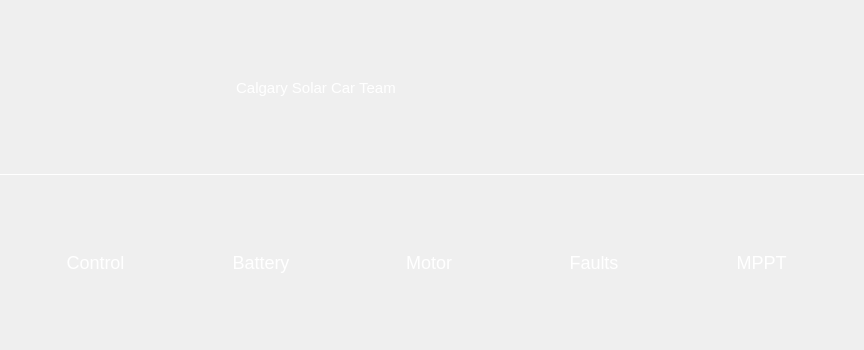
<?xml version="1.0" encoding="UTF-8"?>
<ui version="4.0">
 <class>TabUi</class>
 <widget class="QWidget" name="TabUi">
  <property name="geometry">
   <rect>
    <x>0</x>
    <y>0</y>
    <width>864</width>
    <height>350</height>
   </rect>
  </property>
  <property name="sizePolicy">
   <sizepolicy hsizetype="Preferred" vsizetype="Preferred">
    <horstretch>0</horstretch>
    <verstretch>0</verstretch>
   </sizepolicy>
  </property>
  <property name="windowTitle">
   <string>Form</string>
  </property>
  <property name="styleSheet">
   <string notr="true"/>
  </property>
  <layout class="QVBoxLayout" name="verticalLayout_2">
   <property name="spacing">
    <number>0</number>
   </property>
   <property name="leftMargin">
    <number>0</number>
   </property>
   <property name="topMargin">
    <number>0</number>
   </property>
   <property name="rightMargin">
    <number>0</number>
   </property>
   <property name="bottomMargin">
    <number>0</number>
   </property>
   <item>
    <widget class="QWidget" name="" native="true">
     <property name="sizePolicy">
      <sizepolicy hsizetype="Preferred" vsizetype="Minimum">
       <horstretch>0</horstretch>
       <verstretch>0</verstretch>
      </sizepolicy>
     </property>
     <property name="minimumSize">
      <size>
       <width>0</width>
       <height>40</height>
      </size>
     </property>
     <property name="styleSheet">
      <string notr="true">QWidget{

color: rgb(255,255,255);
background-color: qlineargradient(x1: 0, y1: 0, x2: 0, y2: 1,
                                      stop: 0 rgb(100,100,100), stop: 1 black);

QWidget::move(40, 2);
border-bottom: 1px solid white;
}</string>
     </property>
     <layout class="QHBoxLayout" name="horizontalLayout_3">
      <property name="spacing">
       <number>0</number>
      </property>
      <property name="leftMargin">
       <number>15</number>
      </property>
      <property name="topMargin">
       <number>0</number>
      </property>
      <property name="rightMargin">
       <number>20</number>
      </property>
      <property name="bottomMargin">
       <number>0</number>
      </property>
      <item>
       <widget class="QPushButton" name="homepageButton">
        <property name="sizePolicy">
         <sizepolicy hsizetype="Fixed" vsizetype="Minimum">
          <horstretch>0</horstretch>
          <verstretch>0</verstretch>
         </sizepolicy>
        </property>
        <property name="minimumSize">
         <size>
          <width>0</width>
          <height>30</height>
         </size>
        </property>
        <property name="maximumSize">
         <size>
          <width>30</width>
          <height>16777215</height>
         </size>
        </property>
        <property name="autoFillBackground">
         <bool>false</bool>
        </property>
        <property name="styleSheet">
         <string notr="true">QPushButton{
color: rgb(255,255,255);
background-color: qlineargradient(x1: 0, y1: 0, x2: 0, y2: 1,
                                      stop: 0 rgb(100,100,100), stop: 1 black);
image: url(:/Resources/HomeIcon.png);

font-size: 18px;

border:grey;
border-bottom: 1px solid white;
}
QPushButton:hover{
color: rgb(255,255,255);
background-color: qlineargradient(x1: 0, y1: 0, x2: 0, y2: 1,
                                      stop: 0 rgb(160,160,160), stop: 1 rgb(120,120,120));
border-bottom: 1px solid white;

}
QPushButton:pressed{
color: rgb(255,255,255);
background-color: qlineargradient(x1: 0, y1: 0, x2: 0, y2: 1,
                                      stop: 0 rgb(120,120,120), stop: 1 rgb(80,80,80));
border-bottom: 1px solid white;
}</string>
        </property>
        <property name="text">
         <string/>
        </property>
        <property name="iconSize">
         <size>
          <width>32</width>
          <height>32</height>
         </size>
        </property>
       </widget>
      </item>
      <item>
       <widget class="QWidget" name="" native="true">
        <property name="styleSheet">
         <string notr="true">QWidget{
color: rgb(255,255,255);
background-color: qlineargradient(x1: 0, y1: 0, x2: 0, y2: 1,
                                      stop: 0 rgb(100,100,100), stop: 1 black);

QWidget::move(40, 2);
border-bottom: 1px solid white;
}</string>
        </property>
        <layout class="QHBoxLayout" name="horizontalLayout_5">
         <property name="spacing">
          <number>0</number>
         </property>
         <property name="leftMargin">
          <number>180</number>
         </property>
         <property name="topMargin">
          <number>0</number>
         </property>
         <property name="rightMargin">
          <number>0</number>
         </property>
         <property name="bottomMargin">
          <number>0</number>
         </property>
         <item>
          <widget class="QLabel" name="solarCarTeamLogo">
           <property name="styleSheet">
            <string notr="true">QLabel{
color: rgb(255,255,255);
background-color: qlineargradient(x1: 0, y1: 0, x2: 0, y2: 1,
                                      stop: 0 rgb(100,100,100), stop: 1 black);

QWidget::move(40, 2);
border-bottom: 1px solid white;
}</string>
           </property>
           <property name="text">
            <string/>
           </property>
          </widget>
         </item>
         <item>
          <widget class="QLabel" name="calgarySolarCarTeam">
           <property name="enabled">
            <bool>true</bool>
           </property>
           <property name="sizePolicy">
            <sizepolicy hsizetype="Minimum" vsizetype="Preferred">
             <horstretch>0</horstretch>
             <verstretch>0</verstretch>
            </sizepolicy>
           </property>
           <property name="minimumSize">
            <size>
             <width>520</width>
             <height>0</height>
            </size>
           </property>
           <property name="maximumSize">
            <size>
             <width>1000</width>
             <height>16777215</height>
            </size>
           </property>
           <property name="font">
            <font>
             <pointsize>11</pointsize>
            </font>
           </property>
           <property name="styleSheet">
            <string notr="true">QLabel{
color: rgb(255,255,255);
background-color: qlineargradient(x1: 0, y1: 0, x2: 0, y2: 1,
                                      stop: 0 rgb(100,100,100), stop: 1 black);

QWidget::move(40, 2);
border-bottom: 1px solid white;
}
</string>
           </property>
           <property name="frameShape">
            <enum>QFrame::NoFrame</enum>
           </property>
           <property name="frameShadow">
            <enum>QFrame::Plain</enum>
           </property>
           <property name="text">
            <string> Calgary Solar Car Team</string>
           </property>
           <property name="alignment">
            <set>Qt::AlignJustify|Qt::AlignVCenter</set>
           </property>
           <property name="margin">
            <number>0</number>
           </property>
           <property name="indent">
            <number>-1</number>
           </property>
          </widget>
         </item>
        </layout>
       </widget>
      </item>
      <item>
       <widget class="QLabel" name="digitalClock">
        <property name="sizePolicy">
         <sizepolicy hsizetype="Preferred" vsizetype="Preferred">
          <horstretch>0</horstretch>
          <verstretch>0</verstretch>
         </sizepolicy>
        </property>
        <property name="minimumSize">
         <size>
          <width>0</width>
          <height>0</height>
         </size>
        </property>
        <property name="palette">
         <palette>
          <active>
           <colorrole role="WindowText">
            <brush brushstyle="SolidPattern">
             <color alpha="255">
              <red>255</red>
              <green>255</green>
              <blue>255</blue>
             </color>
            </brush>
           </colorrole>
           <colorrole role="Button">
            <brush brushstyle="LinearGradientPattern">
             <gradient startx="0.000000000000000" starty="0.000000000000000" endx="0.000000000000000" endy="1.000000000000000" type="LinearGradient" spread="PadSpread" coordinatemode="ObjectBoundingMode">
              <gradientstop position="0.000000000000000">
               <color alpha="255">
                <red>100</red>
                <green>100</green>
                <blue>100</blue>
               </color>
              </gradientstop>
              <gradientstop position="1.000000000000000">
               <color alpha="255">
                <red>0</red>
                <green>0</green>
                <blue>0</blue>
               </color>
              </gradientstop>
             </gradient>
            </brush>
           </colorrole>
           <colorrole role="Text">
            <brush brushstyle="SolidPattern">
             <color alpha="255">
              <red>255</red>
              <green>255</green>
              <blue>255</blue>
             </color>
            </brush>
           </colorrole>
           <colorrole role="ButtonText">
            <brush brushstyle="SolidPattern">
             <color alpha="255">
              <red>255</red>
              <green>255</green>
              <blue>255</blue>
             </color>
            </brush>
           </colorrole>
           <colorrole role="Base">
            <brush brushstyle="LinearGradientPattern">
             <gradient startx="0.000000000000000" starty="0.000000000000000" endx="0.000000000000000" endy="1.000000000000000" type="LinearGradient" spread="PadSpread" coordinatemode="ObjectBoundingMode">
              <gradientstop position="0.000000000000000">
               <color alpha="255">
                <red>100</red>
                <green>100</green>
                <blue>100</blue>
               </color>
              </gradientstop>
              <gradientstop position="1.000000000000000">
               <color alpha="255">
                <red>0</red>
                <green>0</green>
                <blue>0</blue>
               </color>
              </gradientstop>
             </gradient>
            </brush>
           </colorrole>
           <colorrole role="Window">
            <brush brushstyle="LinearGradientPattern">
             <gradient startx="0.000000000000000" starty="0.000000000000000" endx="0.000000000000000" endy="1.000000000000000" type="LinearGradient" spread="PadSpread" coordinatemode="ObjectBoundingMode">
              <gradientstop position="0.000000000000000">
               <color alpha="255">
                <red>100</red>
                <green>100</green>
                <blue>100</blue>
               </color>
              </gradientstop>
              <gradientstop position="1.000000000000000">
               <color alpha="255">
                <red>0</red>
                <green>0</green>
                <blue>0</blue>
               </color>
              </gradientstop>
             </gradient>
            </brush>
           </colorrole>
           <colorrole role="ToolTipText">
            <brush brushstyle="SolidPattern">
             <color alpha="255">
              <red>255</red>
              <green>255</green>
              <blue>255</blue>
             </color>
            </brush>
           </colorrole>
          </active>
          <inactive>
           <colorrole role="WindowText">
            <brush brushstyle="SolidPattern">
             <color alpha="255">
              <red>255</red>
              <green>255</green>
              <blue>255</blue>
             </color>
            </brush>
           </colorrole>
           <colorrole role="Button">
            <brush brushstyle="LinearGradientPattern">
             <gradient startx="0.000000000000000" starty="0.000000000000000" endx="0.000000000000000" endy="1.000000000000000" type="LinearGradient" spread="PadSpread" coordinatemode="ObjectBoundingMode">
              <gradientstop position="0.000000000000000">
               <color alpha="255">
                <red>100</red>
                <green>100</green>
                <blue>100</blue>
               </color>
              </gradientstop>
              <gradientstop position="1.000000000000000">
               <color alpha="255">
                <red>0</red>
                <green>0</green>
                <blue>0</blue>
               </color>
              </gradientstop>
             </gradient>
            </brush>
           </colorrole>
           <colorrole role="Text">
            <brush brushstyle="SolidPattern">
             <color alpha="255">
              <red>255</red>
              <green>255</green>
              <blue>255</blue>
             </color>
            </brush>
           </colorrole>
           <colorrole role="ButtonText">
            <brush brushstyle="SolidPattern">
             <color alpha="255">
              <red>255</red>
              <green>255</green>
              <blue>255</blue>
             </color>
            </brush>
           </colorrole>
           <colorrole role="Base">
            <brush brushstyle="LinearGradientPattern">
             <gradient startx="0.000000000000000" starty="0.000000000000000" endx="0.000000000000000" endy="1.000000000000000" type="LinearGradient" spread="PadSpread" coordinatemode="ObjectBoundingMode">
              <gradientstop position="0.000000000000000">
               <color alpha="255">
                <red>100</red>
                <green>100</green>
                <blue>100</blue>
               </color>
              </gradientstop>
              <gradientstop position="1.000000000000000">
               <color alpha="255">
                <red>0</red>
                <green>0</green>
                <blue>0</blue>
               </color>
              </gradientstop>
             </gradient>
            </brush>
           </colorrole>
           <colorrole role="Window">
            <brush brushstyle="LinearGradientPattern">
             <gradient startx="0.000000000000000" starty="0.000000000000000" endx="0.000000000000000" endy="1.000000000000000" type="LinearGradient" spread="PadSpread" coordinatemode="ObjectBoundingMode">
              <gradientstop position="0.000000000000000">
               <color alpha="255">
                <red>100</red>
                <green>100</green>
                <blue>100</blue>
               </color>
              </gradientstop>
              <gradientstop position="1.000000000000000">
               <color alpha="255">
                <red>0</red>
                <green>0</green>
                <blue>0</blue>
               </color>
              </gradientstop>
             </gradient>
            </brush>
           </colorrole>
           <colorrole role="ToolTipText">
            <brush brushstyle="SolidPattern">
             <color alpha="255">
              <red>255</red>
              <green>255</green>
              <blue>255</blue>
             </color>
            </brush>
           </colorrole>
          </inactive>
          <disabled>
           <colorrole role="WindowText">
            <brush brushstyle="SolidPattern">
             <color alpha="255">
              <red>255</red>
              <green>255</green>
              <blue>255</blue>
             </color>
            </brush>
           </colorrole>
           <colorrole role="Button">
            <brush brushstyle="LinearGradientPattern">
             <gradient startx="0.000000000000000" starty="0.000000000000000" endx="0.000000000000000" endy="1.000000000000000" type="LinearGradient" spread="PadSpread" coordinatemode="ObjectBoundingMode">
              <gradientstop position="0.000000000000000">
               <color alpha="255">
                <red>100</red>
                <green>100</green>
                <blue>100</blue>
               </color>
              </gradientstop>
              <gradientstop position="1.000000000000000">
               <color alpha="255">
                <red>0</red>
                <green>0</green>
                <blue>0</blue>
               </color>
              </gradientstop>
             </gradient>
            </brush>
           </colorrole>
           <colorrole role="Text">
            <brush brushstyle="SolidPattern">
             <color alpha="255">
              <red>255</red>
              <green>255</green>
              <blue>255</blue>
             </color>
            </brush>
           </colorrole>
           <colorrole role="ButtonText">
            <brush brushstyle="SolidPattern">
             <color alpha="255">
              <red>255</red>
              <green>255</green>
              <blue>255</blue>
             </color>
            </brush>
           </colorrole>
           <colorrole role="Base">
            <brush brushstyle="LinearGradientPattern">
             <gradient startx="0.000000000000000" starty="0.000000000000000" endx="0.000000000000000" endy="1.000000000000000" type="LinearGradient" spread="PadSpread" coordinatemode="ObjectBoundingMode">
              <gradientstop position="0.000000000000000">
               <color alpha="255">
                <red>100</red>
                <green>100</green>
                <blue>100</blue>
               </color>
              </gradientstop>
              <gradientstop position="1.000000000000000">
               <color alpha="255">
                <red>0</red>
                <green>0</green>
                <blue>0</blue>
               </color>
              </gradientstop>
             </gradient>
            </brush>
           </colorrole>
           <colorrole role="Window">
            <brush brushstyle="LinearGradientPattern">
             <gradient startx="0.000000000000000" starty="0.000000000000000" endx="0.000000000000000" endy="1.000000000000000" type="LinearGradient" spread="PadSpread" coordinatemode="ObjectBoundingMode">
              <gradientstop position="0.000000000000000">
               <color alpha="255">
                <red>100</red>
                <green>100</green>
                <blue>100</blue>
               </color>
              </gradientstop>
              <gradientstop position="1.000000000000000">
               <color alpha="255">
                <red>0</red>
                <green>0</green>
                <blue>0</blue>
               </color>
              </gradientstop>
             </gradient>
            </brush>
           </colorrole>
           <colorrole role="ToolTipText">
            <brush brushstyle="SolidPattern">
             <color alpha="255">
              <red>255</red>
              <green>255</green>
              <blue>255</blue>
             </color>
            </brush>
           </colorrole>
          </disabled>
         </palette>
        </property>
        <property name="font">
         <font>
          <pointsize>11</pointsize>
         </font>
        </property>
        <property name="styleSheet">
         <string notr="true">background-color: qlineargradient(x1: 0, y1: 0, x2: 0, y2: 1,
                                      stop: 0 rgb(100,100,100), stop: 1 black);
border-bottom: 1px solid white;


</string>
        </property>
        <property name="text">
         <string/>
        </property>
        <property name="alignment">
         <set>Qt::AlignCenter</set>
        </property>
       </widget>
      </item>
     </layout>
    </widget>
   </item>
   <item>
    <widget class="QWidget" name="widget" native="true">
     <property name="sizePolicy">
      <sizepolicy hsizetype="Minimum" vsizetype="Minimum">
       <horstretch>0</horstretch>
       <verstretch>0</verstretch>
      </sizepolicy>
     </property>
     <property name="minimumSize">
      <size>
       <width>500</width>
       <height>55</height>
      </size>
     </property>
     <layout class="QHBoxLayout" name="horizontalLayout_4">
      <property name="spacing">
       <number>0</number>
      </property>
      <property name="leftMargin">
       <number>0</number>
      </property>
      <property name="topMargin">
       <number>0</number>
      </property>
      <property name="rightMargin">
       <number>0</number>
      </property>
      <property name="bottomMargin">
       <number>0</number>
      </property>
      <item>
       <widget class="QPushButton" name="controlButton">
        <property name="sizePolicy">
         <sizepolicy hsizetype="Fixed" vsizetype="Minimum">
          <horstretch>0</horstretch>
          <verstretch>0</verstretch>
         </sizepolicy>
        </property>
        <property name="minimumSize">
         <size>
          <width>135</width>
          <height>40</height>
         </size>
        </property>
        <property name="maximumSize">
         <size>
          <width>110</width>
          <height>16777215</height>
         </size>
        </property>
        <property name="styleSheet">
         <string notr="true">QPushButton{

color: rgb(255,255,255);

background-color: qlineargradient(x1: 0, y1: 0, x2: 0, y2: 1,
   
                                 stop: 0 rgb(60,60,60), stop: 1 rgb(60,60,60));

background-position: bottom left;

image-position: 1,1;

font-size: 18px;

border:grey;
}
QPushButton:hover{
color: rgb(255,255,255);
background-color: qlineargradient(x1: 0, y1: 0, x2: 0, y2: 1,
                                      stop: 0 rgb(160,160,160), stop: 1 rgb(120,120,120));
}
QPushButton:pressed{
color: rgb(255,255,255);
background-color: qlineargradient(x1: 0, y1: 0, x2: 0, y2: 1,
                                      stop: 0 rgb(120,120,120), stop: 1 rgb(80,80,80));
}</string>
        </property>
        <property name="text">
         <string>Control</string>
        </property>
       </widget>
      </item>
      <item>
       <widget class="QPushButton" name="batteryButton">
        <property name="sizePolicy">
         <sizepolicy hsizetype="Fixed" vsizetype="Minimum">
          <horstretch>0</horstretch>
          <verstretch>0</verstretch>
         </sizepolicy>
        </property>
        <property name="minimumSize">
         <size>
          <width>140</width>
          <height>40</height>
         </size>
        </property>
        <property name="maximumSize">
         <size>
          <width>110</width>
          <height>16777215</height>
         </size>
        </property>
        <property name="styleSheet">
         <string notr="true">QPushButton{
color: rgb(255,255,255);
background-color: qlineargradient(x1: 0, y1: 0, x2: 0, y2: 1,
                                      stop: 0 rgb(60,60,60), stop: 1 rgb(60,60,60));

image-position: 1,1;
font-size: 18px;

border: grey;
}
QPushButton:hover{
color: rgb(255,255,255);
background-color: qlineargradient(x1: 0, y1: 0, x2: 0, y2: 1,
                                      stop: 0 rgb(160,160,160), stop: 1 rgb(120,120,120));
}
QPushButton:pressed{
color: rgb(255,255,255);
background-color: qlineargradient(x1: 0, y1: 0, x2: 0, y2: 1,
                                      stop: 0 rgb(120,120,120), stop: 1 rgb(80,80,80));
}</string>
        </property>
        <property name="text">
         <string>Battery</string>
        </property>
       </widget>
      </item>
      <item>
       <widget class="QPushButton" name="motorButton">
        <property name="sizePolicy">
         <sizepolicy hsizetype="Fixed" vsizetype="Minimum">
          <horstretch>0</horstretch>
          <verstretch>0</verstretch>
         </sizepolicy>
        </property>
        <property name="minimumSize">
         <size>
          <width>140</width>
          <height>40</height>
         </size>
        </property>
        <property name="maximumSize">
         <size>
          <width>110</width>
          <height>16777215</height>
         </size>
        </property>
        <property name="styleSheet">
         <string notr="true">QPushButton{
color: rgb(255,255,255);
background-color: qlineargradient(x1: 0, y1: 0, x2: 0, y2: 1,
                                      stop: 0 rgb(60,60,60), stop: 1 rgb(60,60,60));

image-position: 1,1;
font-size: 18px;

border:grey;
}
QPushButton:hover{
color: rgb(255,255,255);
background-color: qlineargradient(x1: 0, y1: 0, x2: 0, y2: 1,
                                      stop: 0 rgb(160,160,160), stop: 1 rgb(120,120,120));
}
QPushButton:pressed{
color: rgb(255,255,255);
background-color: qlineargradient(x1: 0, y1: 0, x2: 0, y2: 1,
                                      stop: 0 rgb(120,120,120), stop: 1 rgb(80,80,80));
}</string>
        </property>
        <property name="text">
         <string>Motor</string>
        </property>
       </widget>
      </item>
      <item>
       <widget class="QPushButton" name="faultButton">
        <property name="sizePolicy">
         <sizepolicy hsizetype="Fixed" vsizetype="Minimum">
          <horstretch>0</horstretch>
          <verstretch>0</verstretch>
         </sizepolicy>
        </property>
        <property name="minimumSize">
         <size>
          <width>134</width>
          <height>40</height>
         </size>
        </property>
        <property name="maximumSize">
         <size>
          <width>110</width>
          <height>16777215</height>
         </size>
        </property>
        <property name="styleSheet">
         <string notr="true">QPushButton{

color: rgb(255,255,255);
background-color: qlineargradient(x1: 0, y1: 0, x2: 0, y2: 1,
                                      stop: 0 rgb(60,60,60), stop: 1 rgb(60,60,60));

image-position: 1,1;
font-size:18px;

border:grey;
}
QPushButton:hover{
color: rgb(255,255,255);
background-color: qlineargradient(x1: 0, y1: 0, x2: 0, y2: 1,
                                      stop: 0 rgb(160,160,160), stop: 1 rgb(120,120,120));
}
QPushButton:pressed{
color: rgb(255,255,255);
background-color: qlineargradient(x1: 0, y1: 0, x2: 0, y2: 1,
                                      stop: 0 rgb(120,120,120), stop: 1 rgb(80,80,80));
}</string>
        </property>
        <property name="text">
         <string>Faults</string>
        </property>
       </widget>
      </item>
      <item>
       <widget class="QPushButton" name="mpptButton">
        <property name="sizePolicy">
         <sizepolicy hsizetype="Minimum" vsizetype="Minimum">
          <horstretch>0</horstretch>
          <verstretch>0</verstretch>
         </sizepolicy>
        </property>
        <property name="minimumSize">
         <size>
          <width>145</width>
          <height>40</height>
         </size>
        </property>
        <property name="maximumSize">
         <size>
          <width>110</width>
          <height>16777215</height>
         </size>
        </property>
        <property name="toolTip">
         <string>&lt;html&gt;&lt;head/&gt;&lt;body&gt;&lt;p align=&quot;center&quot;&gt;&lt;br/&gt;&lt;/p&gt;&lt;/body&gt;&lt;/html&gt;</string>
        </property>
        <property name="styleSheet">
         <string notr="true">QPushButton{
color: rgb(255,255,255);
background-color: qlineargradient(x1: 0, y1: 0, x2: 0, y2: 1,
                                      stop: 0 rgb(60,60,60), stop: 1 rgb(60,60,60));

image-position: 1,1;
font-size: 18px;

border:grey;
}
QPushButton:hover{
color: rgb(255,255,255);
background-color: qlineargradient(x1: 0, y1: 0, x2: 0, y2: 1,
                                      stop: 0 rgb(160,160,160), stop: 1 rgb(120,120,120));
}
QPushButton:pressed{
color: rgb(255,255,255);
background-color: qlineargradient(x1: 0, y1: 0, x2: 0, y2: 1,
                                      stop: 0 rgb(120,120,120), stop: 1 rgb(80,80,80));
}</string>
        </property>
        <property name="text">
         <string>MPPT</string>
        </property>
       </widget>
      </item>
     </layout>
    </widget>
   </item>
  </layout>
 </widget>
 <resources/>
 <connections/>
</ui>
